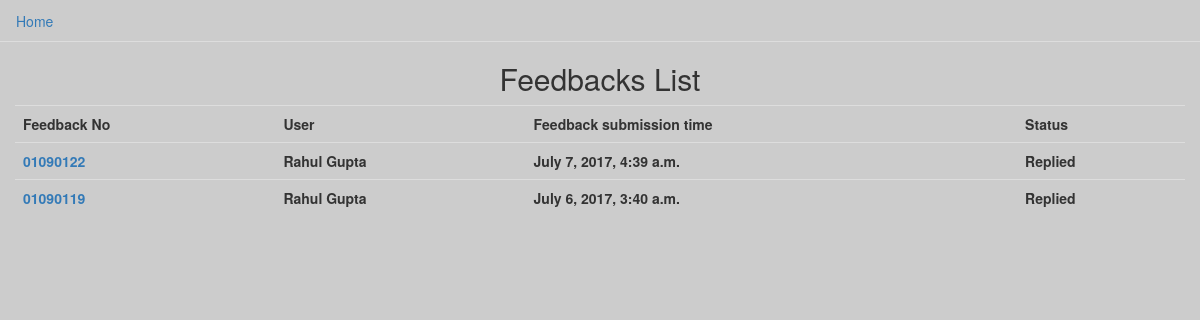
Page /vehicle/index2/feedback_list/ (signed in) on the committed database.
### vehicle/models.py (models this page shows, shortened)
class FeedBack(models.Model):
	fb_no = models.CharField(max_length=128)
	user = models.ForeignKey(UserProfile,null=True)
	Suggestions = models.CharField(max_length=128)
	Remarks = models.CharField(max_length=128)
	status = models.IntegerField(default=0)
	fb_sub_time = models.DateTimeField(auto_now=False,auto_now_add=True)

class UserProfile(models.Model):
	user = models.OneToOneField(User,on_delete=models.CASCADE)
	name = models.CharField(max_length=128)
	designation = models.CharField(max_length=128)
	seqno = models.IntegerField(default=0)
	contact = models.CharField(blank=True,max_length=128)

### vehicle/views.py (the view)
# urls.py: url(r'^index2/fb_list/(?P<fb_no>[\w|\W]+)/$',views.fb_userdetail_cum_reply,name='fb_userdetail_cum_reply'),
def fb_list(request):
	if request.user.is_authenticated():
		c = FeedBack.objects.all().order_by('-fb_sub_time')
		return render(request,'fb_list.html',{'c':c})

### templates/fb_list.html (shortened to what this page needs)
 <!DOCTYPE html>
 <html>
 <head>
  <link rel="stylesheet" href="https://maxcdn.bootstrapcdn.com/bootstrap/3.3.7/css/bootstrap.min.css">
 </head>
 <body style="background-color: #CCCCCC;">
 <ul class="nav nav-tabs">
  <li role="presentation"><a href="/vehicle/index2/">Home</a></li>
</ul>
 <div class="container-fluid ">
         <table class="table" style="width:100%">
         <h2 align="center">Feedbacks List</h2>
  <tr>
    <th>Feedback No</th>
    <th>User</th>
    <th>Feedback submission time</th>
    <th>Status</th>
  </tr>
  {% for i in c %}
  <tr>
    <th><a href="/vehicle/jd_inbox/{{ i.fb_no }}/">{{ i.fb_no }}</a></th>
    <th>{{ i.user.name }}</th>
    <th>{{ i.fb_sub_time }}</th>
    {% if i.status == 1 %}
    <th>Replied</th>
    {% else %}
    <th>Yet to reply</th>
    {% endif %}
  </tr>
  {% endfor %}
</table>
</div>
 </body>
 </html>

### rows in the picture
FeedBack: fb_no "01090122", user.name "Rahul Gupta", fb_sub_time "July 7, 2017, 4:39 a.m.", status "Replied"
FeedBack: fb_no "01090119", user.name "Rahul Gupta", fb_sub_time "July 6, 2017, 3:40 a.m.", status "Replied"
